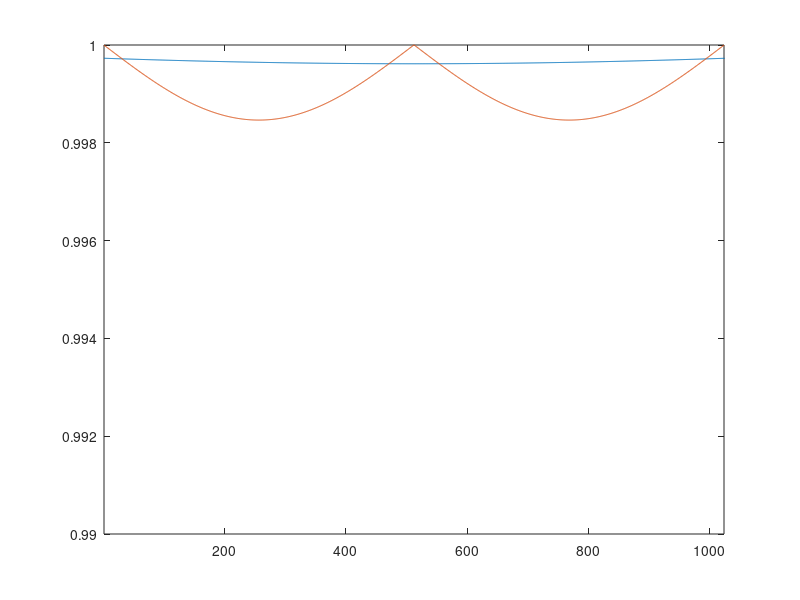

Write MATLAB code to recreate this figure.
close all
clear
clc

N = 1024;

x1 = hann(4*N);
x2 = hann(4*N);

buffer = x1(2.5*N:3.5*N) + x2(0.5*N:1.5*N);

plot(buffer)
axis([1 N 0.999 1])


x1 = hann(N);
x2 = hann(N);
x3 = hann(N);

buffer = [x1(N/2+1:N) + x2(1:N/2); x2(N/2+1:N) + x3(1:N/2)];

hold on
plot(buffer)
axis([1 N 0.99 1])